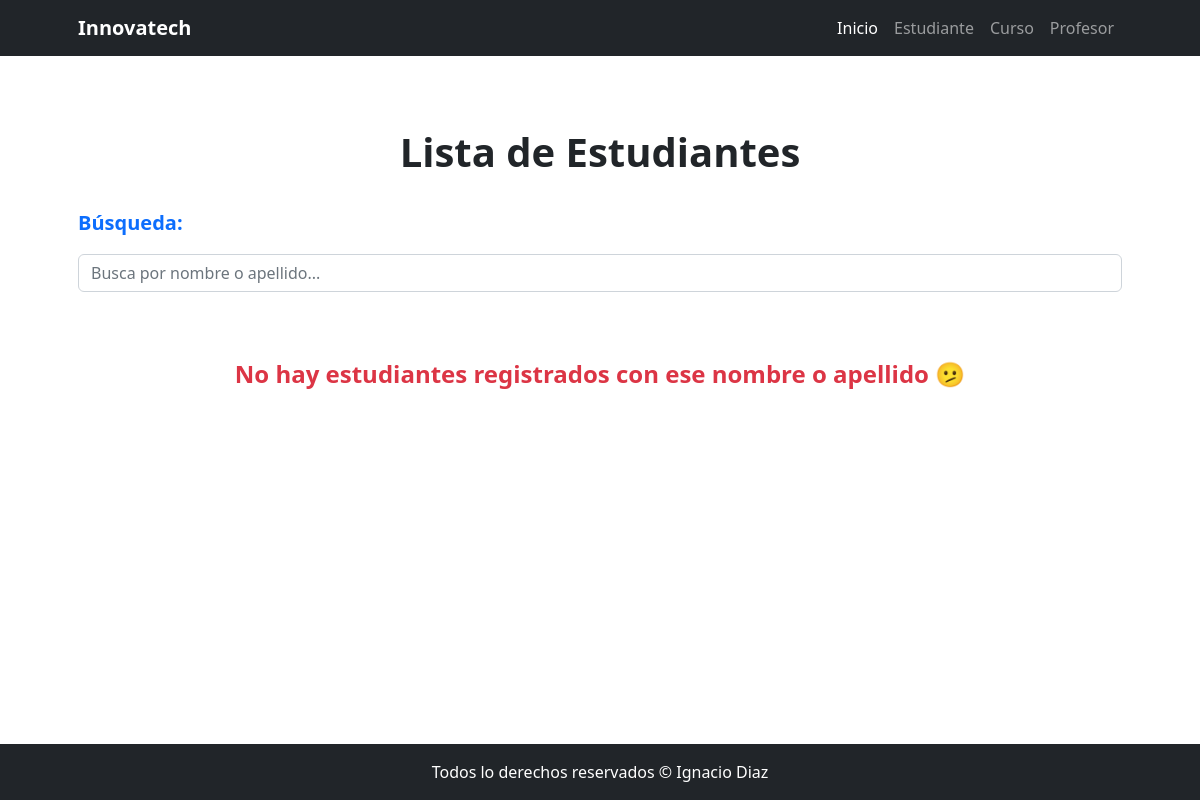
The page /estudiante/list/ on the database as committed earlier.
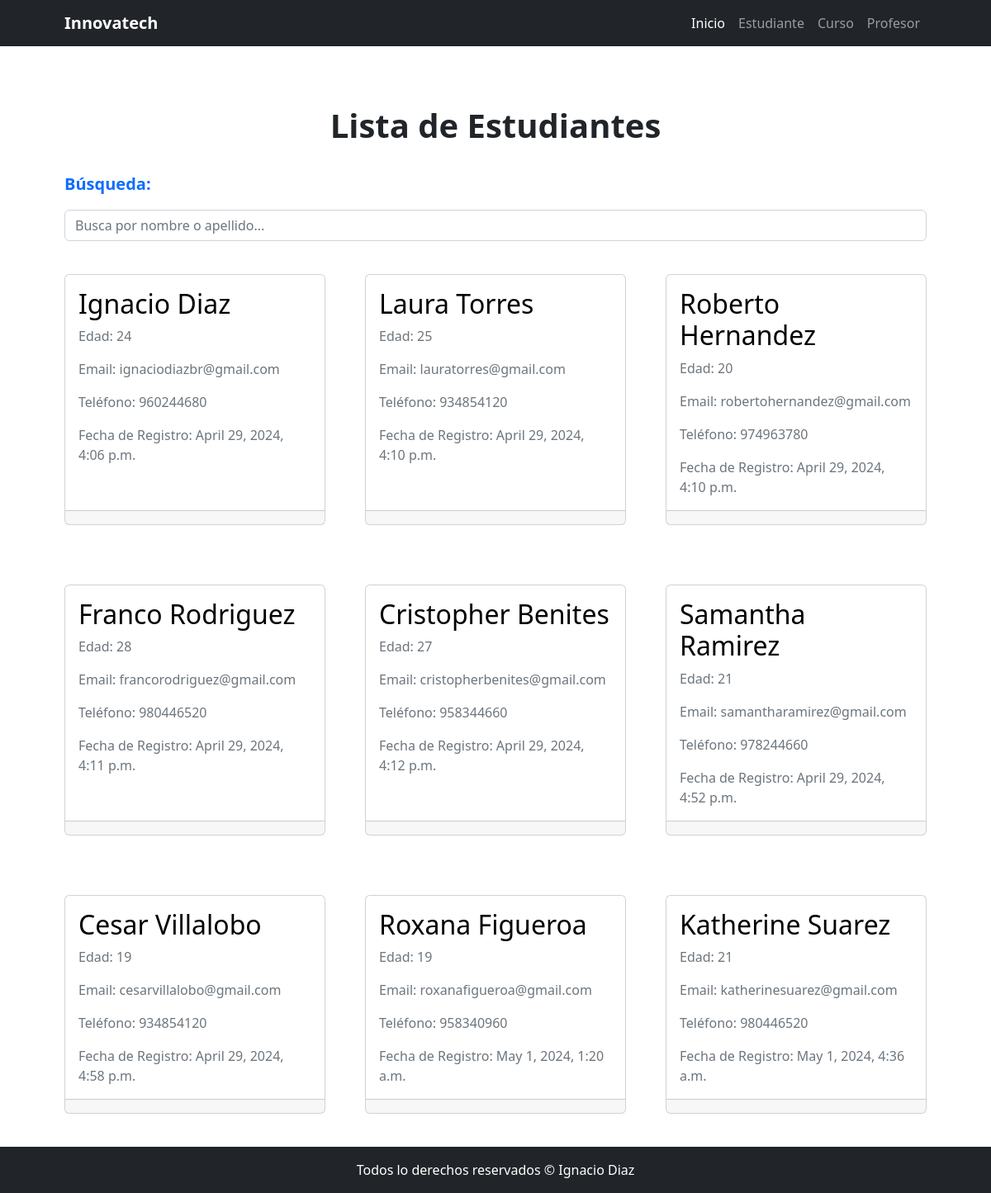
The same page on the database as committed later.
### estudiante/models.py (models this page shows, shortened)
class Estudiante(models.Model):
    nombre = models.CharField(max_length=50)
    apellido = models.CharField(max_length=50)
    edad = models.IntegerField()
    email = models.EmailField()
    telefono = models.CharField(max_length=10)
    fecha_registro = models.DateTimeField(auto_now_add=True)
    class Meta:
        verbose_name = 'Estudiante'
        verbose_name_plural = 'Estudiantes'

### estudiante/views.py (the view)
# urls.py: path("list/", views.estudiante_list, name="list"),
def estudiante_list(request):
    consulta = request.GET.get("consulta", None)
    if consulta:
        print(consulta)
        query = models.Estudiante.objects.filter(
            Q(nombre__icontains=consulta) | Q(apellido__icontains=consulta))
    else:
        query = models.Estudiante.objects.all()
    context = {"estudiantes": query}
    return render(request, "estudiante/estudiante_list.html", context)

### estudiante/templates/estudiante/estudiante_list.html (shortened to what this page needs)
{% extends 'core/base.html' %}
{% block titulo %}Lista de Estudiantes{% endblock titulo %}
{% block contenido %}
    <form action="{% url 'estudiante:list' %}" method="get">
        <label class="fs-5 fw-bold mb-3 text-primary">Búsqueda:</label>
        <input
            type="text"
            name="consulta"
            class="form-control mb-3"
            placeholder="Busca por nombre o apellido..."
        >
    </form>
    <div class="row gx-4 gx-lg-5">
        {% if estudiantes %}
            {% for estudiante in estudiantes  %}
                {% include 'estudiante/components/card.html' with nombre=estudiante.nombre apellido=estudiante.apellido edad=estudiante.edad email=estudiante.email telefono=estudiante.telefono fecha_registro=estudiante.fecha_registro%}
            {% endfor %}
        {% else %}
            <p class="text-center py-5 fs-4 text-danger fw-bold">
                No hay estudiantes registrados con ese nombre o apellido 🫤
            </p>
        {% endif %}
    </div>
{% endblock contenido %}

### core/templates/core/base.html (shortened to what this page needs)
{% load static %}
<!DOCTYPE html>
<html lang="es">
    <head>
        <link href="{% static 'core/css/styles.css' %}" rel="stylesheet" />
    </head>
    <body>
        {% include 'core/components/navbar.html' %}
        <div class="container px-4 px-lg-5 my-5">
            <h1 class="text-center py-4 fw-bold ">
                {% block titulo %} {% endblock titulo %}
            </h1>
            {% block contenido %} {% endblock contenido %}
        </div>
        {% include 'core/components/footer.html' %}
    </body>
</html>

### core/templates/core/components/navbar.html (shortened to what this page needs)
<nav class="navbar navbar-expand-lg navbar-dark bg-dark">
    <div class="container px-5">
        <a class="navbar-brand" href="{% url 'core:home' %}"><b>Innovatech</b></a>
        <div class="collapse navbar-collapse" id="navbarSupportedContent">
            <ul class="navbar-nav ms-auto mb-2 mb-lg-0">
                <li class="nav-item">
                    <a class="nav-link active" aria-current="page" href="{% url 'core:home' %}">Inicio</a>
                </li>
                <li class="nav-item">
                    <a class="nav-link" href="{% url 'estudiante:home' %}">Estudiante</a>
                </li>
                <li class="nav-item">
                    <a class="nav-link" href="#!">Curso</a>
                </li>
                <li class="nav-item">
                    <a class="nav-link" href="#!">Profesor</a>
                </li>
            </ul>
        </div>
    </div>
</nav>

### estudiante/templates/estudiante/components/card.html
<div class="col-md-4 mb-5 my-4">
    <div class="card h-100 text-secondary ">
        <div class="card-body">
            <h2 class="card-title text-black  ">{{ nombre }} {{ apellido }}</h2>
            <p class="card-text">Edad: {{ edad }}</p>
            <p class="card-text">Email: {{ email }}</p>
            <p class="card-text">Teléfono: {{ telefono }}</p>
            <p class="card-text">Fecha de Registro: {{ fecha_registro }}</p>
        </div>
        <div class="card-footer">
        </div>
    </div>
</div>

### core/templates/core/components/footer.html
<footer class="py-3 bg-dark fixed-bottom">
    <div class="container px-4 px-lg-5">
        <div class="m-0 text-center text-white">
            <span> Todos lo derechos reservados &copy; Ignacio Diaz</span>
        </div>
    </div>
</footer>

Rows that differ between the two databases and show on the page:
added Estudiante: nombre "Ignacio", apellido "Diaz", edad "24", email "ignaciodiazbr@gmail.com", telefono "960244680", fecha_registro "April 29, 2024, 4:06 p.m."
added Estudiante: nombre "Laura", apellido "Torres", edad "25", email "lauratorres@gmail.com", telefono "934854120", fecha_registro "April 29, 2024, 4:10 p.m."
added Estudiante: nombre "Roberto", apellido "Hernandez", edad "20", email "robertohernandez@gmail.com", telefono "974963780", fecha_registro "April 29, 2024, 4:10 p.m."
added Estudiante: nombre "Franco", apellido "Rodriguez", edad "28", email "francorodriguez@gmail.com", telefono "980446520", fecha_registro "April 29, 2024, 4:11 p.m."
added Estudiante: nombre "Cristopher", apellido "Benites", edad "27", email "cristopherbenites@gmail.com", telefono "958344660", fecha_registro "April 29, 2024, 4:12 p.m."
added Estudiante: nombre "Samantha", apellido "Ramirez", edad "21", email "samantharamirez@gmail.com", telefono "978244660", fecha_registro "April 29, 2024, 4:52 p.m."
added Estudiante: nombre "Cesar", apellido "Villalobo", edad "19", email "cesarvillalobo@gmail.com", telefono "934854120", fecha_registro "April 29, 2024, 4:58 p.m."
added Estudiante: nombre "Roxana", apellido "Figueroa", edad "19", email "roxanafigueroa@gmail.com", telefono "958340960", fecha_registro "May 1, 2024, 1:20 a.m."
added Estudiante: nombre "Katherine", apellido "Suarez", edad "21", email "katherinesuarez@gmail.com", telefono "980446520", fecha_registro "May 1, 2024, 4:36 a.m."
Other text that changed with them:
text no longer shown: "No hay estudiantes registrados con ese nombre o apellido 🫤"
